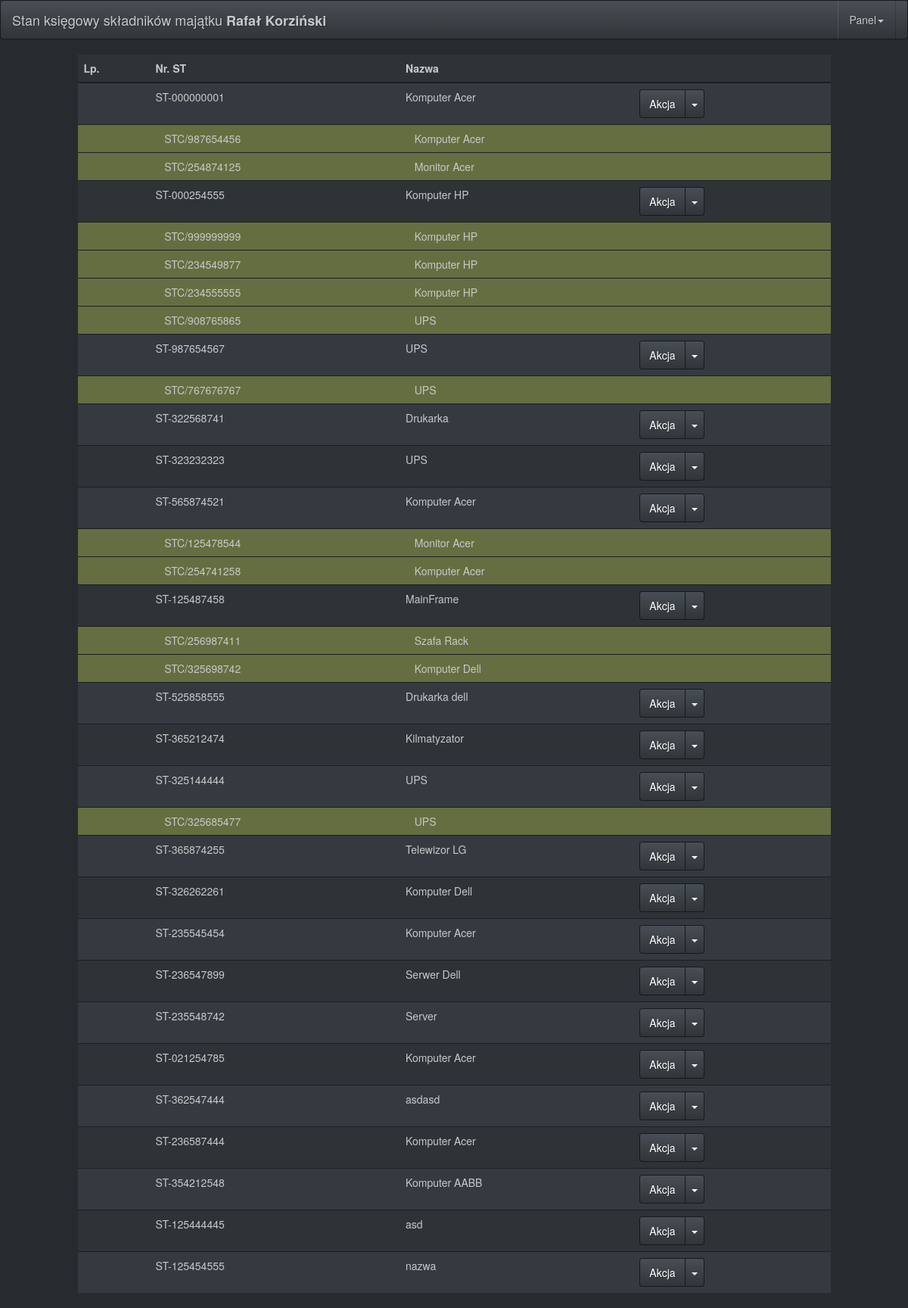
Screenshot of / (signed in) with the database file from the repository.
### store/models.py (models this page shows, shortened)
class NrSt(models.Model):
	owner = models.ForeignKey(settings.AUTH_USER_MODEL)
	nr_st = models.CharField(max_length = 9, unique=True)
	name = models.CharField(max_length = 255)
	data_przyjecia = models.DateField(default=date.today)
	price = models.DecimalField(null = True, blank = True, max_digits = 20, decimal_places = 2)
	uwagi = models.TextField(null = True, blank=True)
	dzierzawca = models.CharField(max_length = 255, null = True, blank=True)
	place = models.CharField(max_length = 255, null = True, blank=True)

class NrStc(models.Model):
	nr_st = models.ForeignKey(NrSt)
	owner = models.ForeignKey(settings.AUTH_USER_MODEL)
	nr_stc = models.CharField(max_length = 9, unique=True)
	name = models.CharField(max_length = 255)
	data_przyjecia = models.DateField(default=date.today)
	price = models.DecimalField(null = True, blank=True, max_digits = 20, decimal_places = 2)
	uwagi = models.TextField(null=True)
	dzierzawca = models.CharField(max_length = 255, null = True)
	place = models.CharField(max_length = 255, null = True, blank = True)
	photo = models.ImageField(null=True)

### store/views.py (the view)
# urls.py: url(r'^$', login_required(ProductsListView.as_view(), login_url="login/"), name='products-list'),
class ProductsListView(ListView):
	context_object_name = 'products-list'
	template_name = 'store/products-list.html'
	def get_queryset(self):
		return NrSt.objects.filter(owner = self.request.user)
	def get_context_data(self, **kwargs):
		context = super(ProductsListView, self).get_context_data(**kwargs)
		context['numer_stc'] = NrStc.objects.all()
		return context

### store/templates/store/products-list.html (shortened to what this page needs)
{% extends "base.html"  %}
{% block 'content' %}
<table class="table table-striped table-hover">
<thead>
	<tr><th>Lp.</th><th>Nr. ST</th><th>Nazwa</th><th></th></tr>
</thead>
{% for st in object_list %}
<tr><td></td><td> ST-{{ st.nr_st }}</td><td> {{ st.name }}</td><td><div class="btn-group">
  <a href="#" class="btn btn-default">Akcja</a>
  <a aria-expanded="false" href="#" class="btn btn-default dropdown-toggle" data-toggle="dropdown"><span class="caret"></span></a>
</div></td></tr>
{% for stc in numer_stc %}
{%if stc.nr_st == st %}
<tr style="background-color:rgb(101, 110, 65);"><td></td><td>&nbsp;&nbsp;&nbsp;STC/{{stc.nr_stc}}</td><td>&nbsp;&nbsp;&nbsp;{{stc.name}}</td><td></td></tr>
{%endif%}
{%endfor%}
{% endfor %}
</table>
{% endblock %}

### templates/base.html (shortened to what this page needs)
{% load staticfiles %}
<!doctype html>
<html class="no-js" lang="">
    <head>
        <link rel="stylesheet" href="https://maxcdn.bootstrapcdn.com/bootstrap/3.3.7/css/bootstrap.min.css">
        <link rel="stylesheet" href="//code.jquery.com/ui/1.12.1/themes/base/jquery-ui.css">
        <link href="{% static 'css/bootstrap.min.css' %}" rel="stylesheet">
    </head>
    <body>
    <nav class="navbar navbar-default">
      <div class="container-fluid">
        <div class="navbar-header">
          <a class="navbar-brand" href="/">Stan księgowy składników majątku <strong>{{user.first_name }} {{ user.last_name }}</strong></a>
        </div>
        <div class="collapse navbar-collapse" id="bs-example-navbar-collapse-1">
          <ul class="nav navbar-nav navbar-right">
            <li class="dropdown">
              <a href="#" class="dropdown-toggle" data-toggle="dropdown" role="button" aria-expanded="false">Panel<span class="caret"></span></a>
            </li>
          </ul>
        </div>
      </div>
    </nav>
    <div class="content">
        <div class="row">
            <div class="col-lg-1">
            </div>
            <div class="col-lg-10">
                {% block 'content'  %}
                {% endblock  %}
            </div>
            <div class="col-lg-1">
            </div>
        </div>
    </div>
    </body>
</html>

### rows the page displays
NrSt: nr_st "000000001", name "Komputer Acer"
NrStc: nr_stc "987654456", name "Komputer Acer"
NrStc: nr_stc "254874125", name "Monitor Acer"
NrSt: nr_st "000254555", name "Komputer HP"
NrStc: nr_stc "999999999", name "Komputer HP"
NrStc: nr_stc "234549877", name "Komputer HP"
NrStc: nr_stc "234555555", name "Komputer HP"
NrStc: nr_stc "908765865", name "UPS"
NrSt: nr_st "987654567", name "UPS"
NrStc: nr_stc "767676767", name "UPS"
NrSt: nr_st "322568741", name "Drukarka"
NrSt: nr_st "323232323", name "UPS"
NrSt: nr_st "565874521", name "Komputer Acer"
NrStc: nr_stc "125478544", name "Monitor Acer"
NrStc: nr_stc "254741258", name "Komputer Acer"
NrSt: nr_st "125487458", name "MainFrame"
NrStc: nr_stc "256987411", name "Szafa Rack"
NrStc: nr_stc "325698742", name "Komputer Dell"
NrSt: nr_st "525858555", name "Drukarka dell"
NrSt: nr_st "365212474", name "Kilmatyzator"
NrSt: nr_st "325144444", name "UPS"
NrStc: nr_stc "325685477", name "UPS"
NrSt: nr_st "365874255", name "Telewizor LG"
NrSt: nr_st "326262261", name "Komputer Dell"
NrSt: nr_st "235545454", name "Komputer Acer"
NrSt: nr_st "236547899", name "Serwer Dell"
NrSt: nr_st "235548742", name "Server"
NrSt: nr_st "021254785", name "Komputer Acer"
NrSt: nr_st "362547444", name "asdasd"
NrSt: nr_st "236587444", name "Komputer Acer"
NrSt: nr_st "354212548", name "Komputer AABB"
NrSt: nr_st "125444445", name "asd"
NrSt: nr_st "125454555", name "nazwa"

### other values shown
{{ user.first_name }} "Rafał"
{{ user.last_name }} "Korziński"
